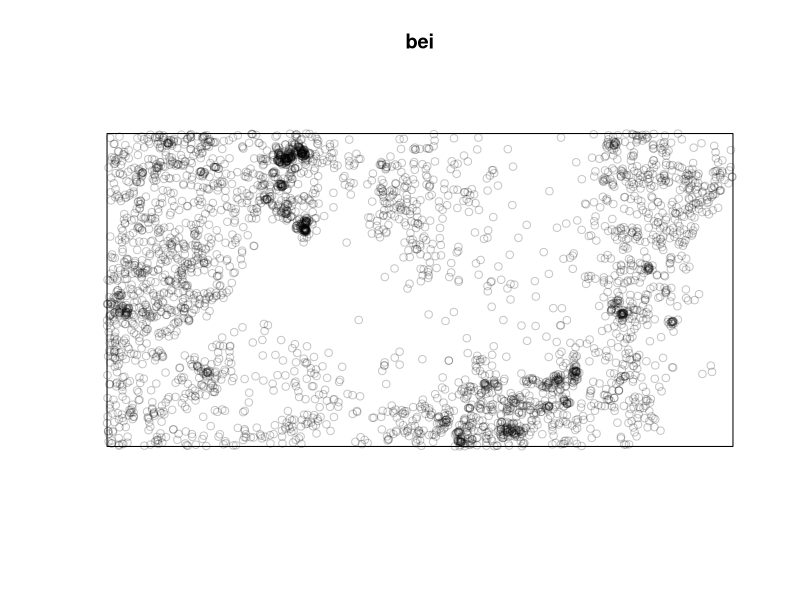
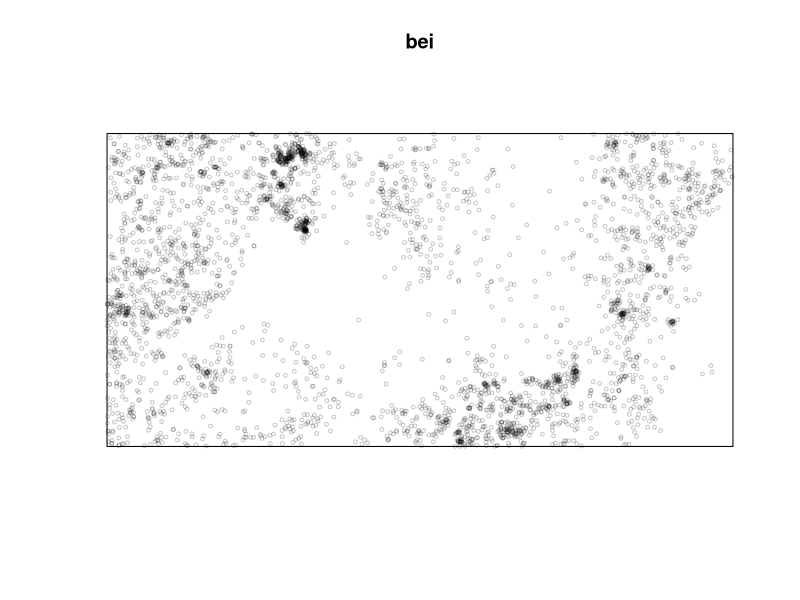
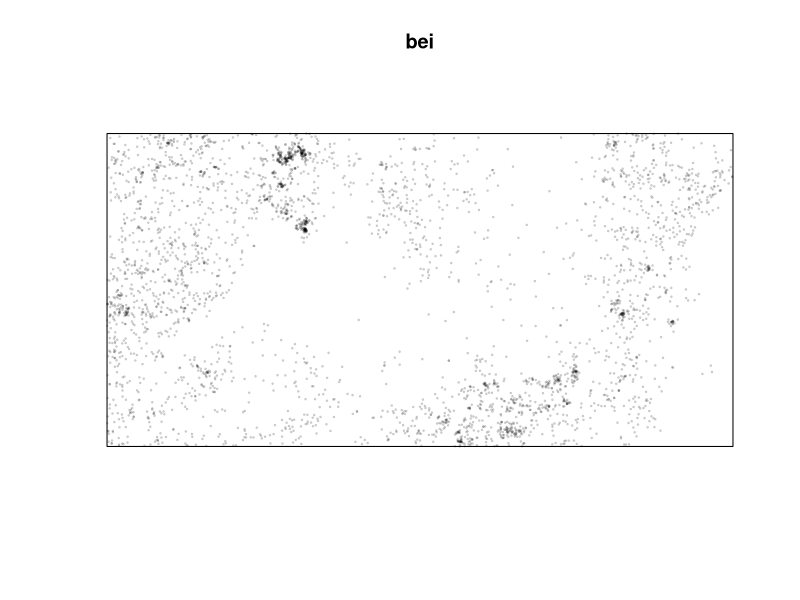
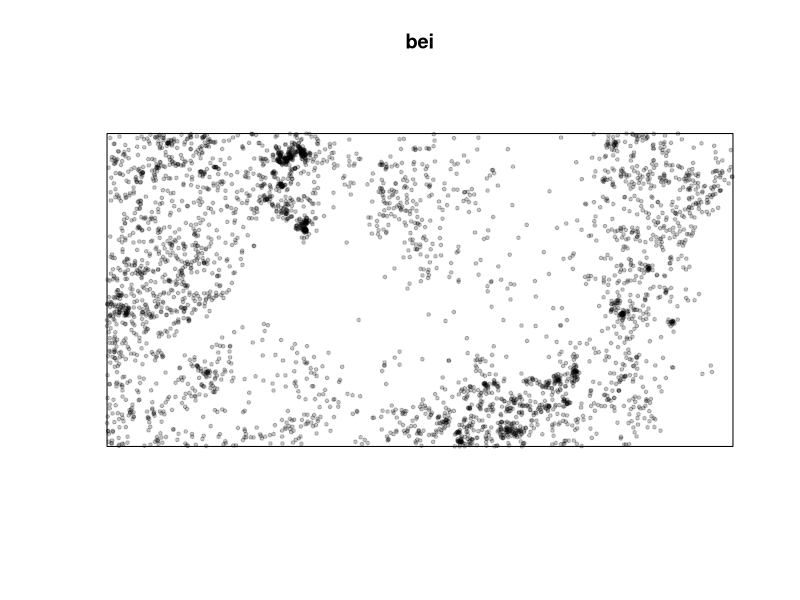
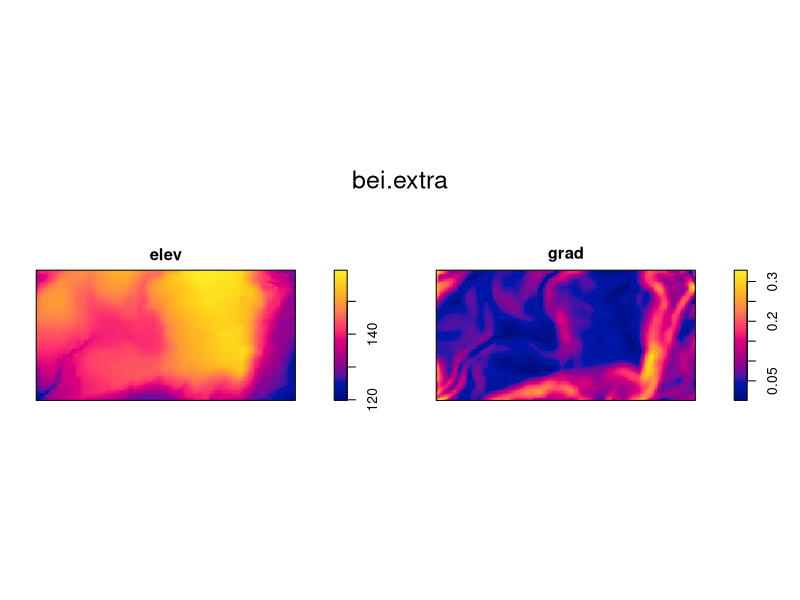
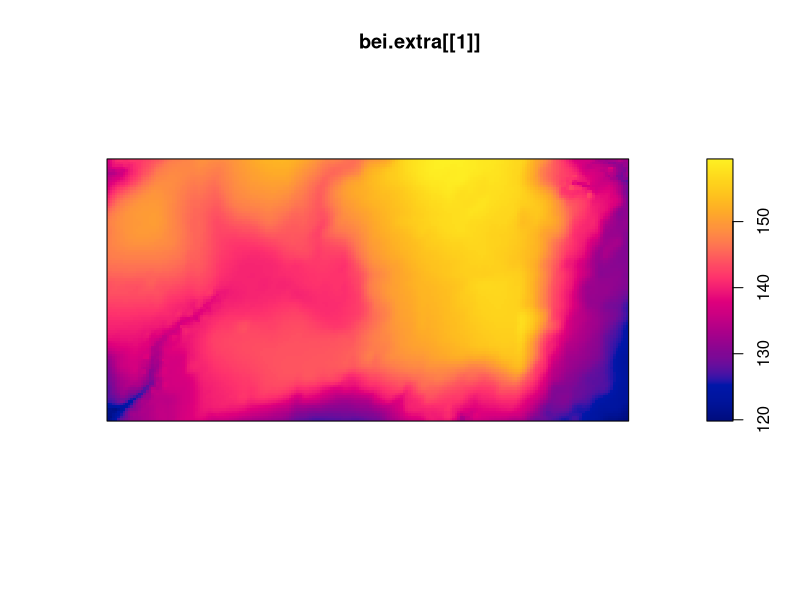
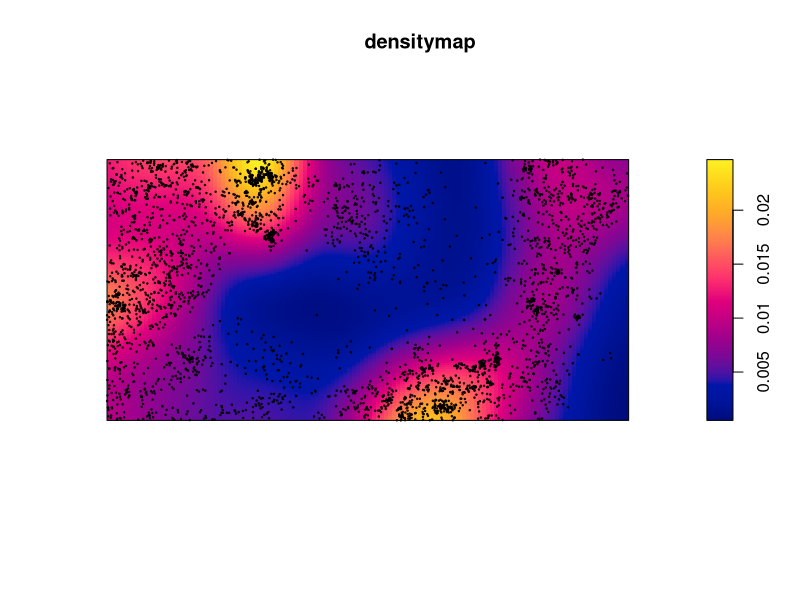
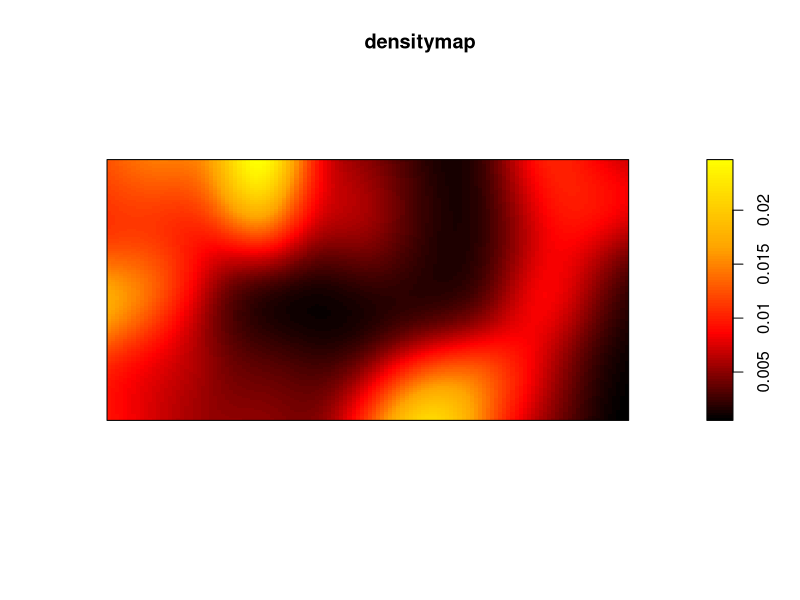

Generate these figures, in order, with R:
# recap of the last lecture

library(spatstat)

bei
plot(bei)
plot(bei, cex=.5)
plot(bei, cex=.2)
plot(bei, pch=19, cex=.5) 

bei.extra
plot(bei.extra)
plot(bei.extra[[1]])

# recalling the package "terra"
library(terra)

# passing from points to continous surface (also called interpolation)
densitymap <- density(bei)
densitymap
plot(densitymap)

# to put points on top of the image
points(bei, cex=.2)

# avoid using colours like blue, red, and green in order to help daltonic people
colorRampPalette

cl <- colorRampPalette(c("black", "red", "orange", "yellow"))(100)
# pay attention: use "" for each colour
# the "c" means "concatenate; it stresses that two things are part of the same array
# "100" is the gradient
plot(densitymap, col=cl)

# by lowering the gradient, the transition between the different colours becomes sharper
cl <- colorRampPalette(c("black", "red", "orange", "yellow"))(4)
plot(densitymap, col=cl)

# exercise! change the colours without using green, red, or blue together
crp <- colorRampPalette(c("grey1", "maroon3", "sienna2", "gold"))(100)
plot(densitymap, col=crp)

#
plot(bei.extra)
elev <- bei.extra[[1]]
# (we use two "[[" as we are dealing with an image (2D))
plot(elev)

# remember that you could have also used the "$" to recall an element within a dataset: bei.extra$elev


# "multiframing" means plotting many things together
# the function "par" helps us to state how many columns will be present in the plot
par(mfrow=c(1,2))
plot(densitymap)
plot(elev)
